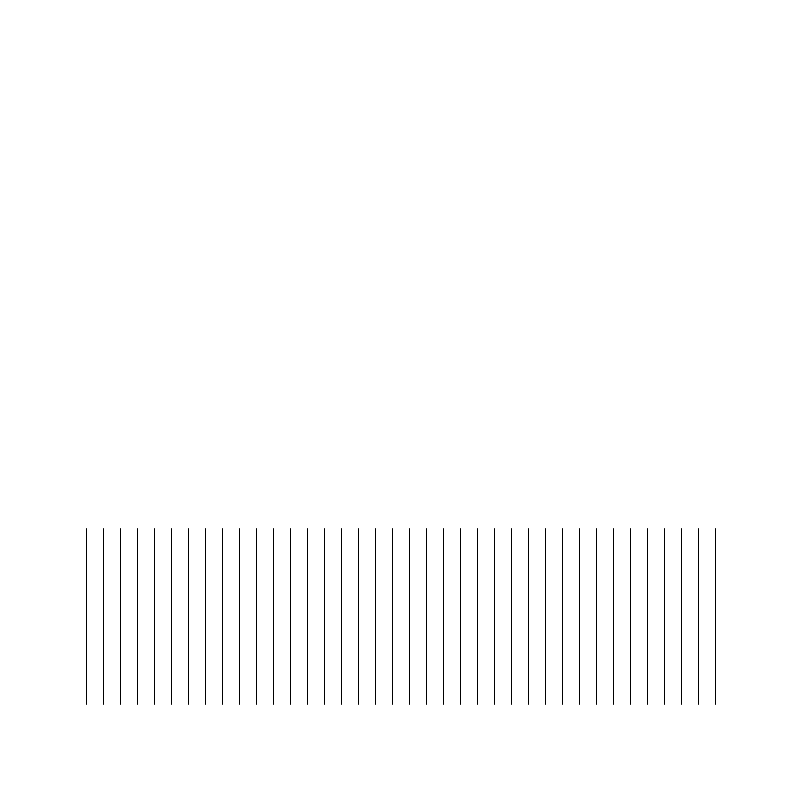
Frame 1 (no input)
Frame 60 (the mouse pressed at the canvas centre just before this capture): identical to frame 1, image omitted
Frame 120 (the mouse held since frame 60 and released just before this capture): identical to frame 1, image omitted

The Processing sketch that drew this single still picture (run headless with seeded random() and noise(); from frame 60 on, the mouse is pressed at the canvas centre):

// Processing sketch: constructionPlots_251112a
// ── constructionPlots_251112a.pde
void setup(){
  size(800, 800);
}

void draw(){
  background(255);
  
  for(int i = 5; i <= 42; i++){
    int gap = 17;
    line(width - gap * i, height * 0.66,
         width - gap * i, height * 0.88);
  }
  
}
